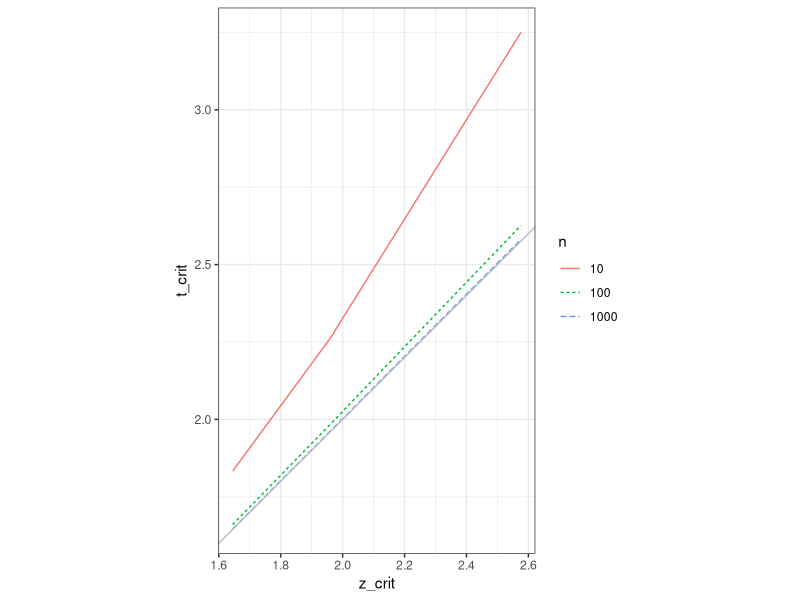

Reproduce this figure in R.
## ----libraries, message=FALSE, warning=FALSE, cache=FALSE----------------
library("plyr")
library("dplyr")
library("tidyr")
library("ggplot2")

## ----set_seed, echo=FALSE------------------------------------------------
set.seed(2)

## ----echo = FALSE, fig.height=4------------------------------------------
y <- rnorm(9, mean = 200, sd = 20)
n <- length(y)
ybar <- mean(y)
s <- sd(y)
a <- .05
t_crit <- qt(1-a/2, df = n-1)
L <- ybar - t_crit*s/sqrt(n)
U <- ybar + t_crit*s/sqrt(n)

## ----fig.height=4--------------------------------------------------------
d <- expand.grid(n = 10^(1:3), a = 1-c(.9,.95,.99)) %>%
  group_by(n, a) %>%
  mutate(z_crit = qnorm(1-a/2),
         t_crit = qt(   1-a/2, df=n-1)) %>%
  ungroup() %>%
  mutate(n = as.factor(n))

ggplot(d, aes(z_crit, t_crit, group=n, linetype=n, color=n)) +
  geom_line() +
  geom_abline(intercept = 0, slope = 1, color='gray') +
  coord_fixed() +
  theme_bw() 
